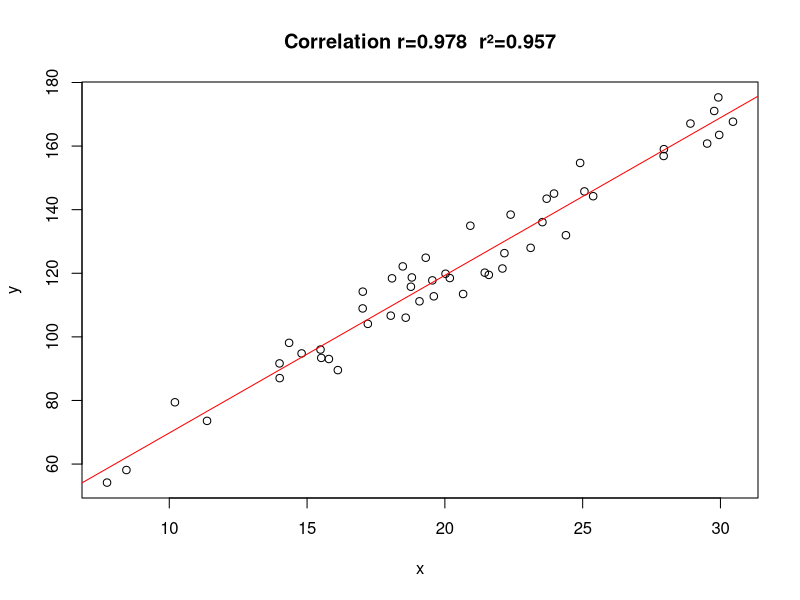

Reproduce this figure in R.
#n is the sample size for the regression analysis
n<-50
a<-20
b<-5

meanx <- 20
sdx <- 5
xlim <- c(meanx-abs(b)*sdx, meanx+abs(b)*sdx)

meany <- a+b*meanx
sdy <- abs(b)*meanx
ylim <- c(meany-abs(b)*sdy, meany+abs(b)*sdy)

#Error is necessary in the regression equation

Error <- function(k)
    {
    rnorm(n, mean=0, sd=k*abs(b))
    }

corr.title <- function(x, y)
{
    paste('Correlation r=', round(cor(x,y),3), 
        '  r²=', round(cor(x,y)^2,3), sep='') 
}
#Here r is equal to 0.98

set.seed(2)
x <- rnorm(n, mean=meanx, sd=sdx)
y <- a+b*x+Error(1)
m <- lm(y~x)
plot(y~x, main=corr.title(x, y))
abline(m, col='red')

summary(m)
#par(mfrow=c(2,2))
#plot(lm(y~x))
